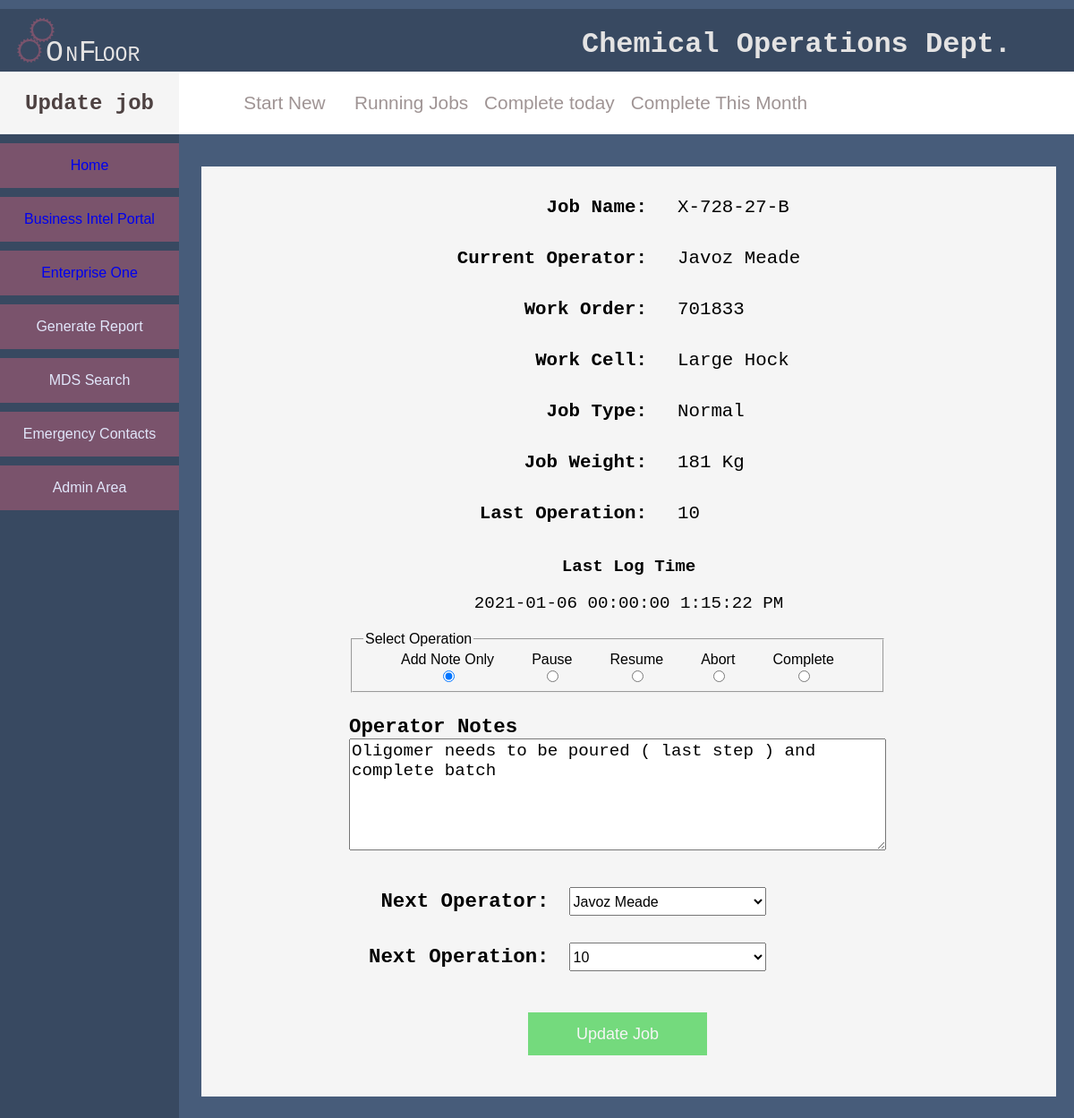
Before: /update_job/687 with the older database file.
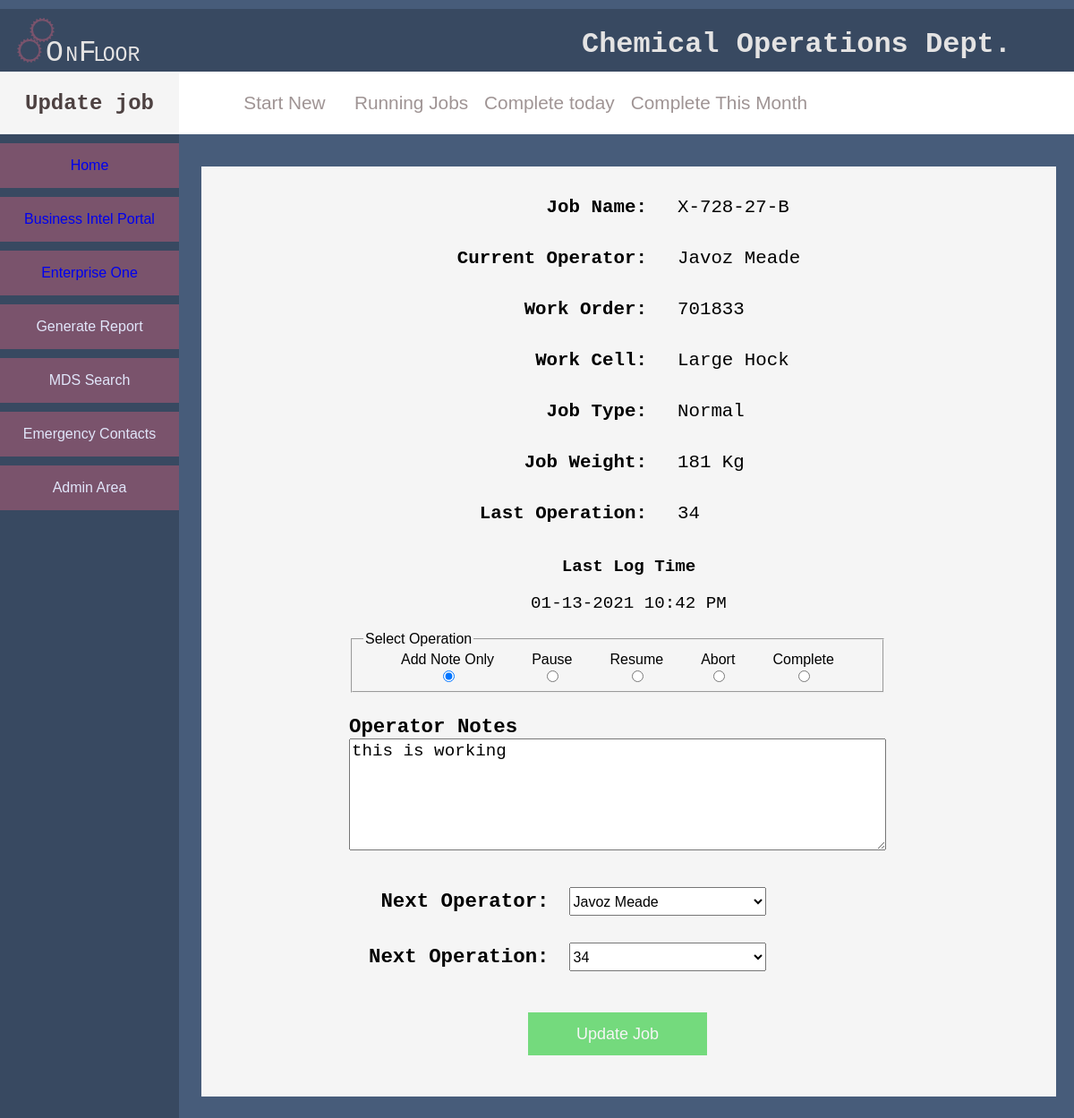
After: the same page with the newer database file.
### tables this page shows
CREATE TABLE `Job_Record` (
	`Job_ID` INTEGER NOT NULL PRIMARY KEY AUTOINCREMENT,
	`Job` TEXT,
	`Work_Order` TEXT,
	`Job_Weight`  INTEGER NOT NULL,
	`Work_Cell`  INTEGER NOT NULL,
	`Job_Type`  INTEGER NOT NULL,
	`Job_Status` INTEGER NOT NULL,
	`Start_Time` TEXT,
	`Notes` TEXT,
	`In-Process_Testing` INEGER,
	`Pre_Adjustment` INTEGER,
	`End_Time` TEXT,
	`Total_Operations` INTEGER,
	`Start_Date` TEXT,
	`End_Date` TEXT,
	`Last_Operation` INTEGER
);

CREATE TABLE `Work_Cells` (
	`Cell_ID` INTEGER NOT NULL PRIMARY KEY AUTOINCREMENT,
	`Cell` TEXT
);

CREATE TABLE `Job_Categories` (
	`Type_ID` INTEGER NOT NULL PRIMARY KEY AUTOINCREMENT,
	`Type` TEXT);

### app.py (the view)
@app.route("/update_job/<jobID>", methods=["GET", "POST"])
def updateJob(jobID):
    page = "Update job"
    oplist = DB.getActiveOperators()
    typeList = DB.getJobType()
    workcellList = DB.getWorkCells()
    result = DB.setUpdateForm(jobID)
    job = {
    'job ID': result[0][0],
    'job name': result[0][1],
    'work order': result[0][2],
    'cell': result[0][3],
    'cell ID': result[0][4],
    'status': result[0][5],
    'status ID': result[0][6],
     'type': result[0][7],
    'type ID': result[0][8],
    'weight': result[0][9],
    'activity ID' : result[0][10],
    'operator': result[0][11],
    'operator ID': result[0][12],
    'last op': result[0][13],
    'notes': result[0][14],
    'last activity': result[0][15],
    }
    errors = True
    if request.method == 'POST':
        errors = False
        if not request.form['action']:
            errors = True
        if not request.form['operator']:
            errors = True
        if not request.form['next-operation']:
            errors = True
        if not errors:
            now = datetime.now()
            time = now.strftime('%I:%M %p')
            date = now.strftime('%m-%d-%Y')
            details = {
                'jobID': job['job ID'],
                'status': request.form['action'],
                'activity': request.form['action'],
                'notes' : request.form['notes'],
                'time' : time,
                'date' : date,
                'operation' : request.form['next-operation'],
                'operator' : request.form['operator']
            }
            DB.logActivity(details)
            if not(request.form['action'] == '2') and not(request.form['action'] == '5'):
                time = ''
                date = ''
            DB.updateJobRecord(details)
        return redirect(url_for('updateJobSuccess'))
    else:
        return render_template('update_job.html',job=job, oplist=oplist, page=page)
    return render_template('update_job.html',job=job, oplist=oplist, page=page)

### data/DB.py (called while the page is built)
def make_connection():
    connection_String = "C:\\Users\\sbish\\Desktop\\project x\\data\\JT_DATA.db" #home
    return sqlite3.connect(connection_String)

def end_connection(conn):
    conn.close()

def getActiveOperators():
    conn = make_connection()
    c = conn.cursor()
    SQL = Q.SelectActiveOperators()
    c.execute(SQL)
    items = c.fetchall()
    end_connection(conn)
    return items

def getWorkCells():
    conn = make_connection()
    c = conn.cursor()
    SQL = Q.SelectWorkCells()
    c.execute(SQL)
    items = c.fetchall()
    end_connection(conn)
    return items

def getJobType():
    conn = make_connection()
    c = conn.cursor()
    SQL = Q.SelectJobType()
    c.execute(SQL)
    items = c.fetchall()
    end_connection(conn)
    return items

def setUpdateForm(JobID):
    conn = make_connection()
    c = conn.cursor()
    SQL = Q.SelectJobToUpdate(JobID)
    c.execute(SQL)
    items = c.fetchall()
    end_connection(conn)
    return items

### data/SQL.py (called while the page is built)
def SelectJobType():
    SQL = "SELECT jc.Type_ID, jc.Type FROM Job_Categories jc; "
    return SQL

def SelectWorkCells():
    SQL = "SELECT wc.Cell_ID, wc.Cell FROM Work_Cells wc; "
    return SQL

def SelectActiveOperators():
    SQL = "SELECT o.Operator_ID, o.First_Name || ' ' || o.Last_Name AS [Name], ds.Shift, os.Status "
    SQL += "FROM Operators o "
    SQL += "JOIN Dept_Shifts ds ON ds.Shift_ID = o.Shift "
    SQL += "JOIN Operator_Status os ON os.Status_ID = o.Status "
    SQL += "WHERE os.Status NOT IN ('Inactive') "
    SQL += "ORDER BY ds.Shift, [Name]"
    return SQL

### templates/update_job.html (shortened to what this page needs)
{% extends "layout.html"%}
    {% block body%}
        <div class="details-wrap">
            <div class="jdu-col-left">
                <table class="job-details-update">
                    <tr>
                        <td class="jdu-label"><p>Job Name:</p></td>
                        <td class="jdu-value"><p>{{job['job name']}}</p></td>
                    </tr>
                    <tr>
                        <td class="jdu-label"><p>Current Operator:</p></td>
                        <td class="jdu-value"><p>{{job['operator']}}</p></td>
                    </tr>
                    <tr>
                        <td class="jdu-label"><p>Work Order:</p></td>
                        <td class="jdu-value"><p>{{job['work order']}}</p></td>
                    </tr>
                    <tr>
                        <td class="jdu-label"><p>Work Cell:</p></td>
                        <td class="jdu-value"><p>{{job['cell']}}</p></td>
                    </tr>
                    <tr>
                        <td class="jdu-label"><p>Job Type:</p></td>
                        <td class="jdu-value"><p>{{job['type']}}</p></td>
                    </tr>
                    <tr>
                        <td class="jdu-label"><p>Job Weight:</p></td>
                        <td class="jdu-value"><p>{{job['weight']}} Kg</p></td>
                    </tr>
                    <tr>
                        <td class="jdu-label"><p>Last Operation:</p></td>
                        <td class="jdu-value"><p>{{job['last op']}}</p></td>
                    </tr>
                </table>
                <div class="timestamp">
                    <p style="font-weight: bold;">Last Log Time</p>
                    <p>{{job['last activity']}}</p>
                </div>
            </div>
            <div class="jdu-col-right">
                <form class="update-job"action="" method="POST">
                        <fieldset>
                            <legend>Select Operation</legend>
                            <div class="radio-wrap">
                            <div class="radio">
                                <label for="add_note">Add Note Only</label>
                                <input  type="radio" name="action" id="add_note" value="1" checked/>
                            </div>
                            <div class="radio">
                                <label for="pause">Pause</label>
                                <input  type="radio" name="action" id="pause" value="3"/>
                            </div>
                            <div class="radio">
                                <label for="resume">Resume</label>
                                <input  type="radio" name="action" id="resume" value="7"/>
                            </div>
                            <div class="radio">
                                <label for="abort">Abort</label>
                                <input  type="radio" name="action" id="abort" value="5"/>
                            </div>
                            <div class="radio">
                                <label for="complete">Complete</label>
                                <input  type="radio" name="action" id="complete" value="2"/>
                            </div>
                            </div>
                        </fieldset>
                    <div class="field-wrap note-wrap">
                        <label for="notes">Operator Notes</label>
                        <textarea class="notes" name ='notes' id="notes" autocomplete="off">{{job['notes']}}</textarea>
                    </div>
                    <table class="form-table-input-block">
                        <tr>
                            <td class="form-label"><label>Next Operator: </label></td>
                            <td class="form-input">
                                <select name="operator" value="">
                                    <option value="{{job['operator ID']}}" selected='selected'>{{job['operator']}}</option>
                                </select>
                            </td>
                        </tr>
                        <tr>
                            <td class="form-label"><label>Next Operation: </label> </td>
                            <td class="form-input">
                                <select name="next-operation">
                                    <option value="{{job['last op']}}">{{job['last op']}}</option>
                                </select>
                            </td>
                        </tr>
                    </table>
                        <div class="field-wrap fw-submit">
                            <input class="submit" type="submit" name="Start_new_job" value="Update Job">
                        </div>
                </form>
            </div>
        </div>
      {% endblock %}

### templates/layout.html (shortened to what this page needs)
<!DOCTYPE HTML>
<html lang="en">
   <head>
      <link rel= "stylesheet" type= "text/css" href="{{ url_for('static', filename='style.css')}}"/>
   </head>
   <body>
   {% include 'header.html' %}
   <section class="main">
      {% include 'nav.html' %}
      <div class="content-wrapper">
         {% include 'subnav.html' %}
         <div class="content">
            {%block body%}{% endblock%}
         </div>
      </div>
   </section>
   </body>
</html>

### templates/header.html
<div class="header_area">
    <div class="header_logo_container">
        <img src="../static/images/OnFloorLogo.svg" alt="">
    </div>
    <div class="header_text">
       <h1>Chemical Operations Dept.</h1>
    </div>
</div>

### templates/nav.html
<div class="nav">
    <div class="nav_btn"><a href="/">Home</a></div>
    <div class="nav_btn"><a href="http://dmxreporting/ChemOps/Dashboard" target="_blank">Business Intel Portal</a></div>
    <div class="nav_btn"><a href="http://e1usa/" target="_blank">Enterprise One</a></div>
    <div class="nav_btn"><a>Generate Report</a></div>
    <div class="nav_btn"><a>MDS Search</a></div>
    <div class="nav_btn"><a>Emergency Contacts</a></div>
    <div class="nav_btn"><a>Admin Area</a></div>
</div>

### templates/subnav.html
<div class="sub-nav-container">
    <div class="sub-nav-heading-container">
        <div class="sub-nav-heading-header">
            <h2>{{page}}</h2>
        </div>
    </div>
    <div class="sub-nav">
        <ul>
            <li class=''><a href="/new_job">Start New</a></li>
            <li class=''><a href="/runningjobs">Running Jobs</a></li>
            <li class=''><a href="">Complete today</a></li>
            <li class=''><a href="">Complete This Month</a></li>
        </ul>
    </div>
</div>

### static/style.css (style rules this page uses)
* { box-sizing: border-box; }
html,body { margin: 0; padding: 0; height: auto; width: 100%; font-family: Verdana, Geneva, Tahoma, sans-serif; }
body { background: #475c7a; display: flex; flex-direction: column; position: relative; bottom: 24px; }
a { text-decoration: none; }
.header_area { background: #384961; height: 80px; position: fixed; width: 100%; z-index: 2; display: flex; justify-content: end; align-items: center; top:10px }
.header_logo_container { flex-grow: 1; }
.header_logo_container img { height: 70px; }
.header_text h1 { margin-top: 20px; padding-right: 70px; color:#e4e3e3; font-family: 'Courier New', Courier, monospace; }
.sub-nav-container { display: flex; justify-content: flex-start; align-items: center; background-color: #fff; color: #e4e3e3; position: fixed; z-index: 3; height: 70px; top:80px; left: 0; width: 100%; }
.sub-nav-heading-container { background-color: #f5f5f5; color:#4d4141; width: 200px; }
.sub-nav-heading-header { font-weight: bolder; font-size: 1em; text-align: center; font-family: 'Courier New', Courier, monospace; }
.sub-nav { width: 60%; }
.sub-nav ul { display: flex; list-style: none; justify-content: space-evenly; margin: 0; }
.sub-nav ul li { min-width: 120px; text-align: center; }
.sub-nav ul li a { color: #9f9494; font-size: 1.3em; }
.main { height: auto; display: flex; flex-grow: 1; position: relative; }
.nav { background: #384961; width: 200px; color:#E1E6FA; position:fixed; height: 100%; top:150px; }
.nav_btn { height: 50px; margin: 10px 0; width: 100%; text-align: center; }
.nav_btn a { display: inline-block; background: #7A536C; margin: 0 auto; padding: 1em; width: 100%; }
.content-wrapper { width: 80%; margin: 0 auto; padding-left: 5px; }
.content { position: relative; left: 100px; top: 170px; overflow-x: hidden; height: 100%; }
.form-table-input-block td { padding: 14px 0 14px 20px; }
.form-label { text-align: right; font-family: 'Courier New', Courier, monospace; font-weight: bold; font-size: 1.4em; padding-right: 20px; }
.form-input input, .form-input select { min-width: 220px; height: 32px; font-size: 1em; }
.note-wrap { display: flex; flex-direction: column; margin: 25px 0; }
.note-wrap label { font-size: 1.4em; font-family: 'Courier New', Courier, monospace; font-weight: bold; }
.note-wrap textarea { font-size: 1.2em; height: 125px; font-family: 'Courier New', Courier, monospace; }
.fw-submit { display: flex; justify-content: center; }
.field-wrap .submit { width: 200px; margin: 30px 0; height: 48px; border: none; background: #74da7d; color: #f5f5f5; font-size: 18px; }
.job-details-update tr td p { font-family: 'Courier New', Courier, monospace; font-size: 1.3em; padding: 16px; margin: 0; }
.job-details-update tr td { height: 20px; padding: 0; }
.jdu-label { font-weight:bolder; text-align: left; }
.jdu-value p { margin-left: 50px; }
.jdu-label p { text-align: right; }
.details-wrap { display: flex; flex-wrap: wrap; justify-content: space-around; background: #f5f5f5; padding: 16px; margin-top: 40px; min-height: 489px; }
.jdu-col-right { flex-grow: 1; max-width: 600px; margin-right: 25px; }
.jdu-col-left { display: flex; flex-direction: column; justify-content: center; align-items: center; width: 500px; }
.timestamp { font-family: 'Courier New', Courier, monospace; font-size: 1.2em; padding: 0; text-align: center; }
.jdu-col-right form { width: auto; }
.radio-wrap { display: flex; justify-content: space-evenly; }
.radio { display: flex; flex-direction: column; justify-content: center; align-items: center; }
.notes { height: 230px; font-size: 18px; }

Changed rows visible on the page:
changed Job_Record: notes "Oligomer needs to be poured ( last step ) and complete batch" → "this is working"
Other visible differences:
{{ job['last op'] }}: "10" → "34"
{{ job['last activity'] }}: "2021-01-06 00:00:00 1:15:22 PM" → "01-13-2021 10:42 PM"
form field next-operation: "10" → "34"
